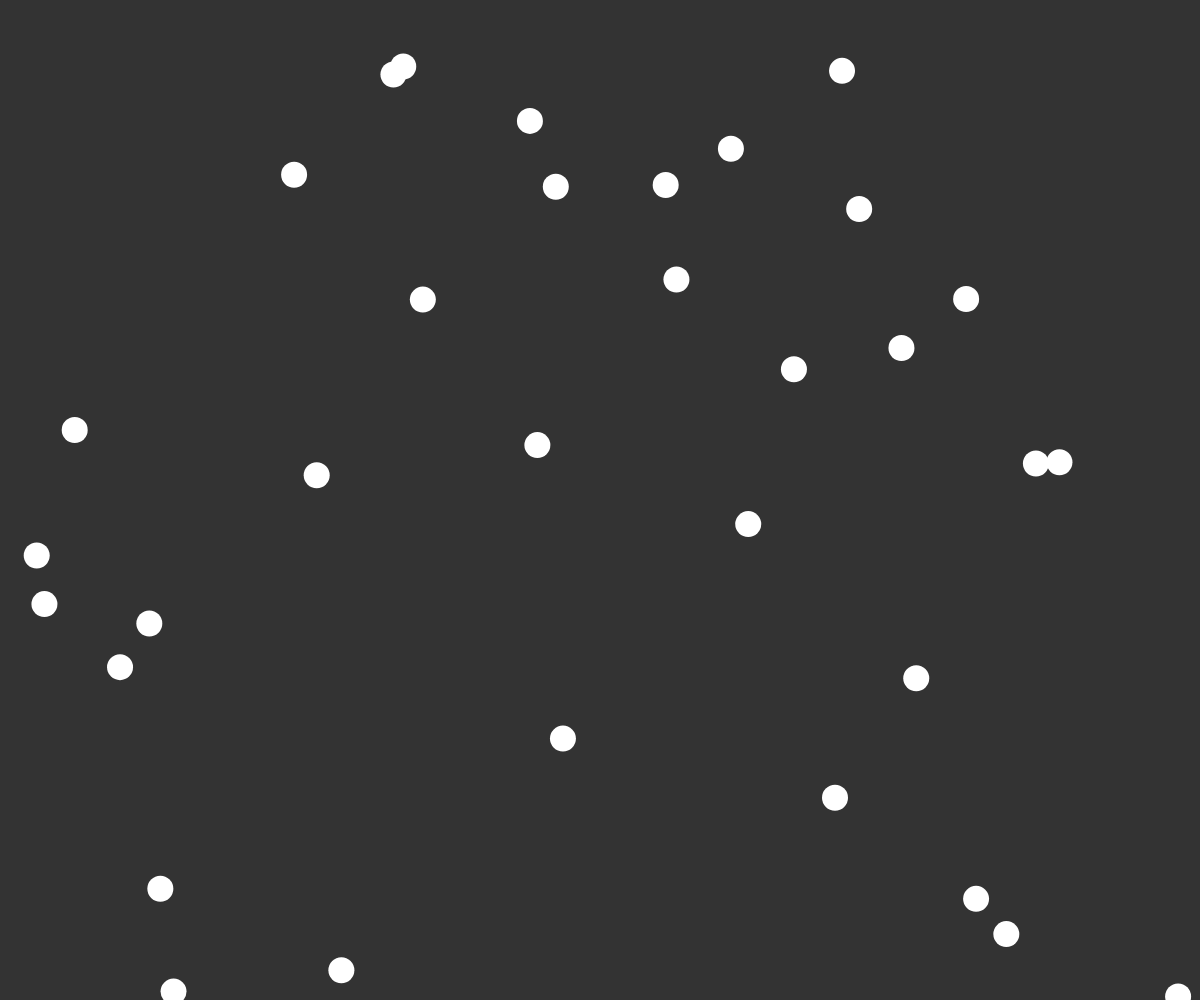
Frame 1 (no input)
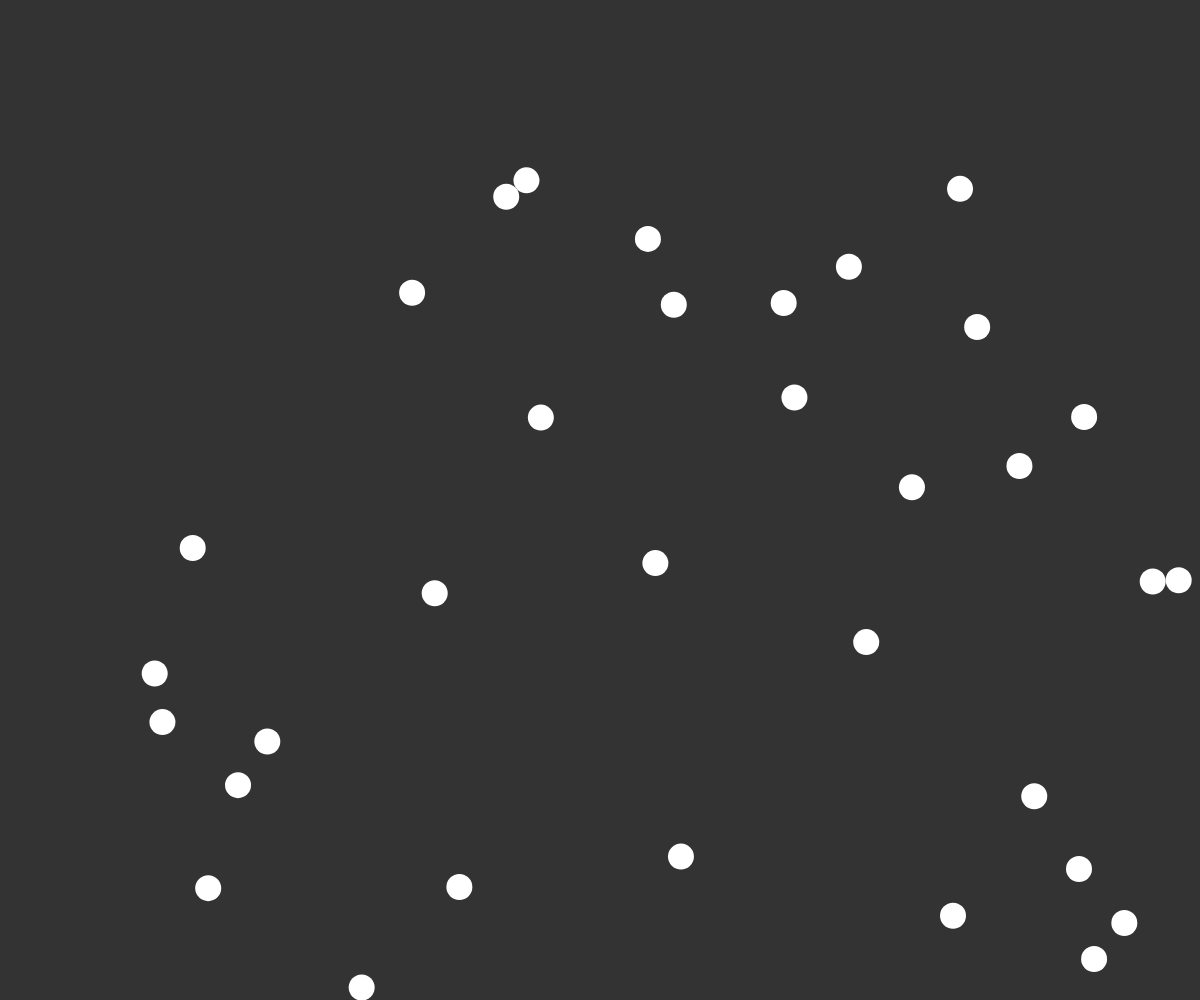
Frame 60 (no input)
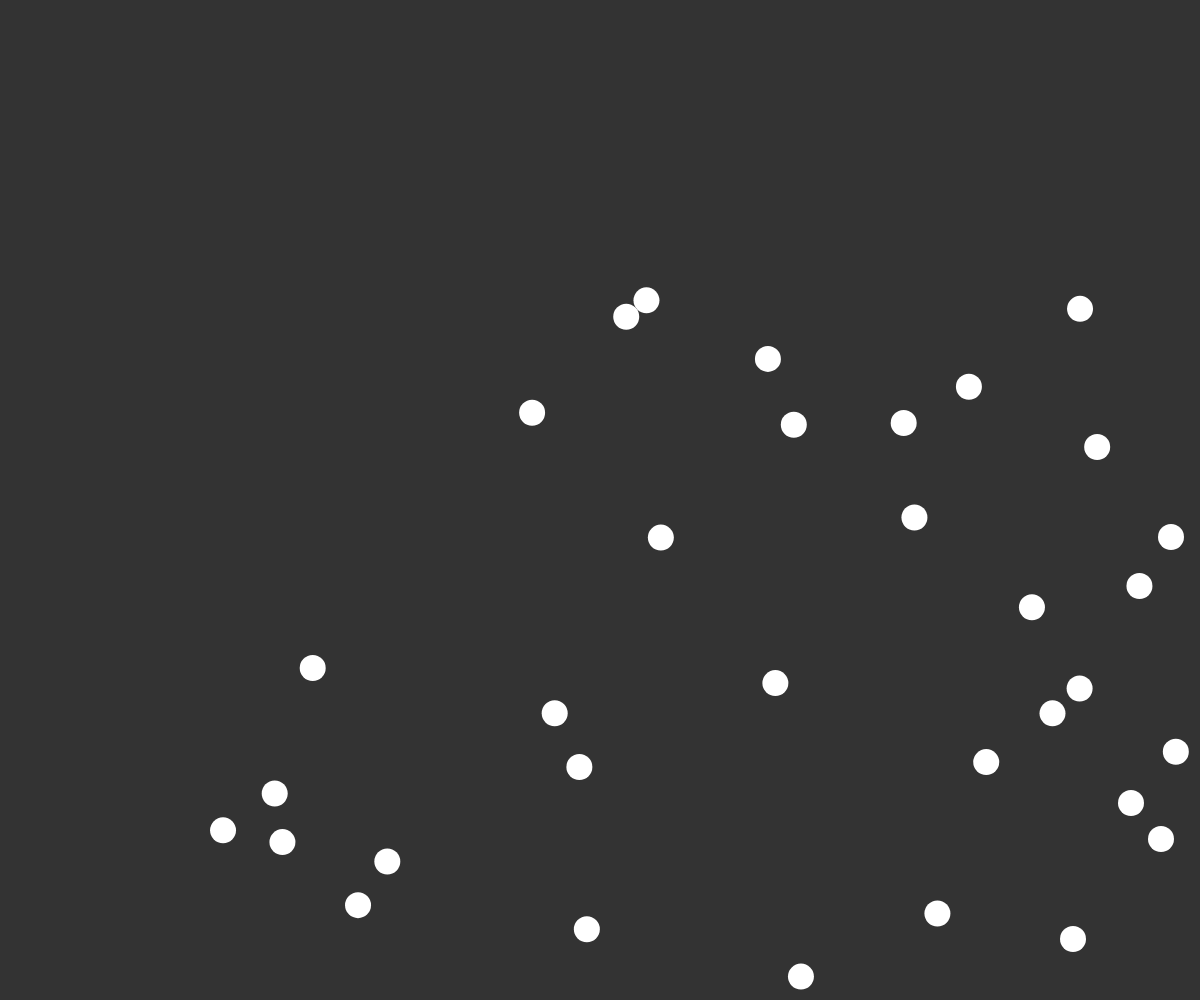
Frame 120 (the mouse pressed at the canvas centre since frame 60)

The p5.js sketch that drew these frames (run headless with seeded random() and noise() and a simulated clock; from frame 60 on, the mouse is pressed at the canvas centre):

// p5.js sketch
// ── sketch.js
let totalBalls = 33;
let izzms = [];
let targetX, targetY;

function setup() {
	createCanvas(windowWidth, windowHeight);
	noStroke();
	smooth();
	background(0);
	targetX = width / 2;
	targetY = height / 2;
	fill(color(255, 0, 0));
	for (let i = 0; i < totalBalls; i++) {
		let izz = new Izzm(random(width), random(height), 2, 2, 13);
		izzms.push(izz);
	}
};

function draw() {
	background(51);
	fill(255);
	for (let i = 0; i < izzms.length; i++) {
		izzms[i].run();
	}
	collision();
}


function collision() {
	for (let i = 0; i < izzms.length; i++) {
		for (let j = i + 1; j < izzms.length; j++) {
			let dx = izzms[j].pos.x - izzms[i].pos.x;
			let dy = izzms[j].pos.y - izzms[i].pos.y;
			let dist = sqrt(dx * dx + dy * dy);
			if (dist < (izzms[j].r + izzms[i].r)) {
				let normalX = dx / dist;
				let normalY = dy / dist;
				let midpointX = (izzms[i].pos.x + izzms[j].pos.x) / 2;
				let midpointY = (izzms[i].pos.y + izzms[j].pos.y) / 2;
				izzms[i].pos.x = midpointX - normalX * izzms[i].r;
				izzms[i].pos.y = midpointY - normalY * izzms[i].r;
				izzms[j].pos.x = midpointX + normalX * izzms[j].r;
				izzms[j].pos.y = midpointY + normalY * izzms[j].r;
				let dVector = (izzms[i].vel.x - izzms[j].vel.x) * normalX;
				dVector += (izzms[i].vel.y - izzms[j].vel.y) * normalY;
				let dvx = dVector * normalX;
				let dvy = dVector * normalY;
				izzms[i].vel.x -= dvx;
				izzms[i].vel.y -= dvy;
				izzms[j].vel.x += dvx;
				izzms[j].vel.y += dvy;
			}
		}
	}
}

class Izzm {
	constructor(_x, _y, _vx, _vy, _r) {
		this.pos = createVector(_x, _y);
		this.vel = createVector(_vx, _vy);
		this.acc = createVector();
		this.r = _r;
		this.col = 255;
	}

	update() {
		this.vel.add(this.acc);
		this.pos.add(this.vel);
	}

	display() {
		fill(this.col);
		ellipse(this.pos.x, this.pos.y, this.r * 2, this.r * 2);
	}

	edges() {
		if (this.pos.x <= this.r) {
			this.pos.x = this.r;
			this.vel.x *= -1;
		}
		if (this.pos.x >= width - (this.r)) {
			this.pos.x = width - (this.r);
			this.vel.x *= -1;
		}
		if (this.pos.y <= this.r) {
			this.y = this.r;
			this.vel.y *= -1;
			this.col = 0;
			this.r-=0.9;
		}
		if (this.pos.y >= height - (this.r)) {
			this.pos.y = height - (this.r);
			this.vel.y *= -1;
		}
	}

	run() {
		this.update();
		this.display();
		this.edges();
	}
}

function windowResized() {
	resizeCanvas(windowWidth, windowHeight);
}
